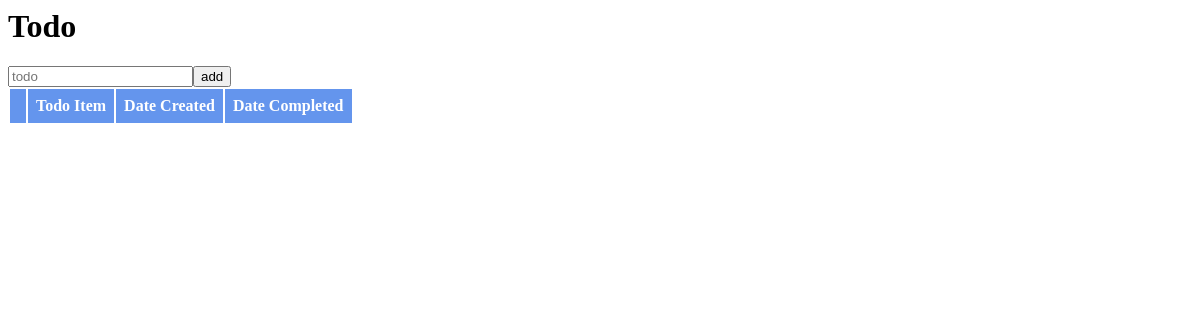
/todoappp/, run on an earlier commit of the app's database.
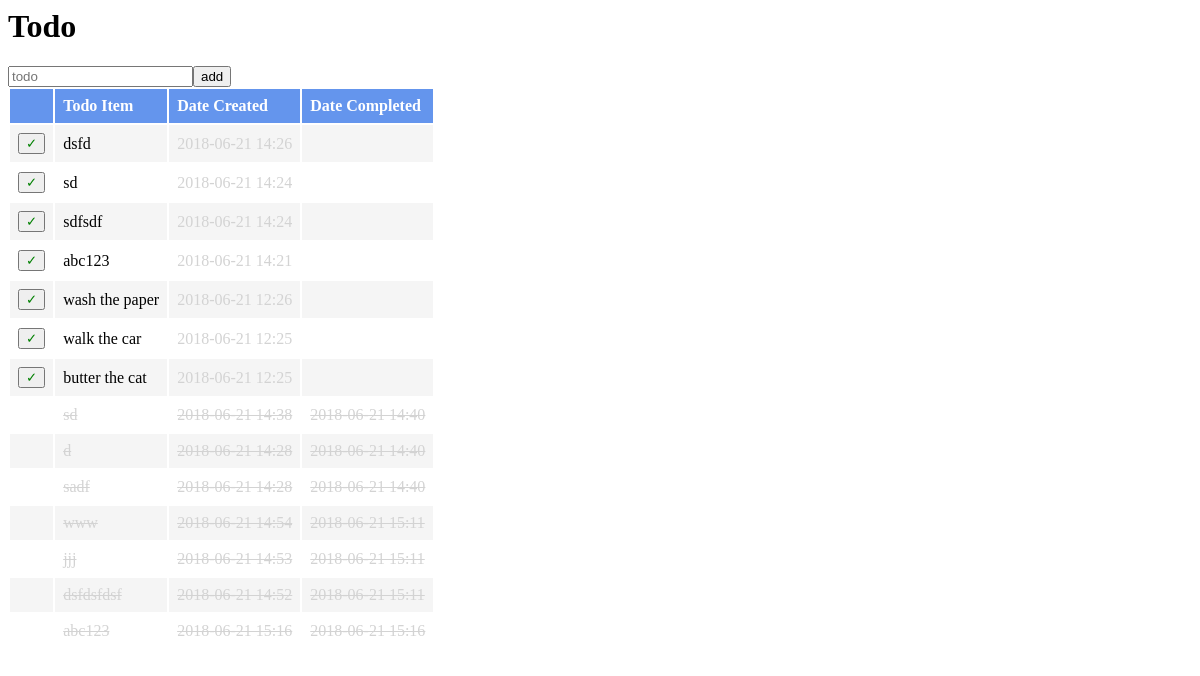
And on a later commit of the database.
### todoapp/models.py (models this page shows, shortened)
class TodoItem(models.Model):
    text = models.CharField(max_length=200)
    date_created = models.DateTimeField(default=timezone.now)
    date_completed = models.DateTimeField(null=True, blank=True)
    def completed(self):
        return self.date_completed is not None

### todoapp/views.py (the view)
# urls.py: path('', views.index, name='index')
def index(request):
    todo_items = TodoItem.objects.order_by('date_completed', '-date_created')
    context = {'todo_items': todo_items}
    return render(request, 'todoapp/index.html', context)

### todoapp/templates/todoapp/index.html (shortened to what this page needs)
<html>
    <head>
    </head>
    <body>
        <h1>Todo</h1>
        <table>
            <form action="{% url 'todoapp:index' %}" method="post">
                <input type="text" name="todo_text" value="" placeholder="todo" autofocus/>
                <input type="submit" value="add"/>
            </form>
            <tr>
                <th></th>
                <th>Todo Item</th>
                <th>Date Created</th>
                <th>Date Completed</th>
            </tr>
        {% for todo_item in todo_items %}
            <tr class="{% if todo_item.completed %}completed{% else %}uncompleted{% endif %}">
                <td>
                    {% if not todo_item.completed %}
                    <form action="{% url 'todoapp:complete_todo' %}" method="post">
                        <input type="submit" value="✓"/>
                    </form>
                    {% endif %}
                </td>
                <td>{{todo_item.text}}</td>
                <td>{{ todo_item.date_created|date:'Y-m-d H:i' }}</td>
                <td>{{ todo_item.date_completed|date:'Y-m-d H:i' }}</td>
            </tr>
        {% endfor %}
        </table>
    </body>
</html>

### todoapp/templates/todoapp/index.html (style rules this page uses)
td:nth-child(3) { color:lightgrey; }
td, th { padding:8px; text-align:left; vertical-align: middle; }
form { margin:0; }
th { color:white; background-color:cornflowerblue; }
tr:nth-child(even) { background-color:whitesmoke; }
tr:nth-child(odd) { background-color:white; }
.completed { text-decoration:line-through; color:lightgrey; }
.uncompleted input[type='submit'] { color:green; }

What changed in the data, as far as the page shows it:
added TodoItem: text "dsfd", date_created "2018-06-21 14:26"
added TodoItem: text "sd", date_created "2018-06-21 14:24"
added TodoItem: text "sdfsdf", date_created "2018-06-21 14:24"
added TodoItem: text "abc123", date_created "2018-06-21 14:21"
added TodoItem: text "wash the paper", date_created "2018-06-21 12:26"
added TodoItem: text "walk the car", date_created "2018-06-21 12:25"
added TodoItem: text "butter the cat", date_created "2018-06-21 12:25"
added TodoItem: text "sd", date_created "2018-06-21 14:38", date_completed "2018-06-21 14:40"
added TodoItem: text "d", date_created "2018-06-21 14:28", date_completed "2018-06-21 14:40"
added TodoItem: text "sadf", date_created "2018-06-21 14:28", date_completed "2018-06-21 14:40"
added TodoItem: text "www", date_created "2018-06-21 14:54", date_completed "2018-06-21 15:11"
added TodoItem: text "jjj", date_created "2018-06-21 14:53", date_completed "2018-06-21 15:11"
added TodoItem: text "dsfdsfdsf", date_created "2018-06-21 14:52", date_completed "2018-06-21 15:11"
added TodoItem: text "abc123", date_created "2018-06-21 15:16", date_completed "2018-06-21 15:16"
